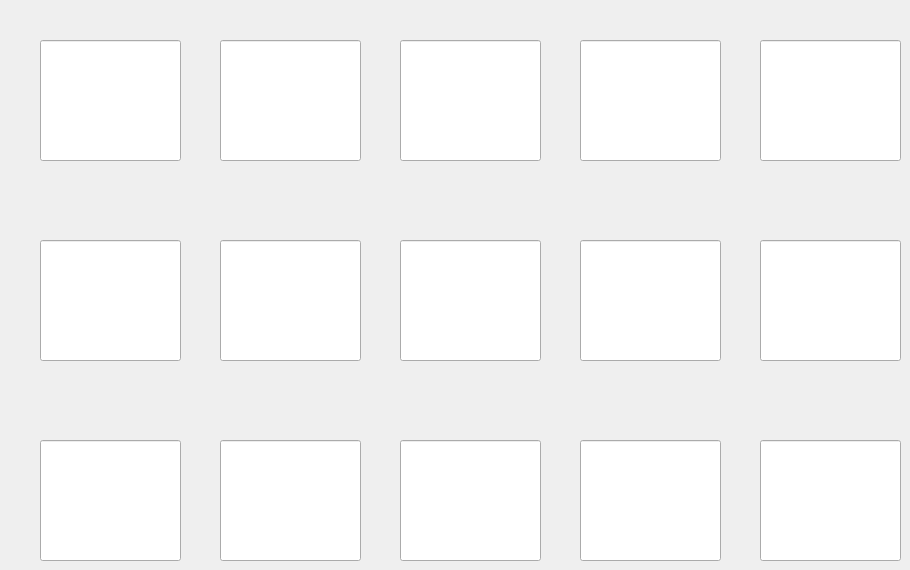
    <widget class="QWidget" name="ThirdPrizePage">
     <widget class="QLineEdit" name="RdPrzLE_0">
      <property name="geometry">
       <rect>
        <x>40</x>
        <y>40</y>
        <width>141</width>
        <height>121</height>
       </rect>
      </property>
      <property name="font">
       <font>
        <family>Adobe Arabic</family>
        <pointsize>36</pointsize>
        <weight>50</weight>
        <bold>false</bold>
       </font>
      </property>
      <property name="alignment">
       <set>Qt::AlignCenter</set>
      </property>
     </widget>
     <widget class="QLineEdit" name="RdPrzLE_1">
      <property name="geometry">
       <rect>
        <x>220</x>
        <y>40</y>
        <width>141</width>
        <height>121</height>
       </rect>
      </property>
      <property name="font">
       <font>
        <family>Adobe Arabic</family>
        <pointsize>36</pointsize>
        <weight>50</weight>
        <bold>false</bold>
       </font>
      </property>
      <property name="alignment">
       <set>Qt::AlignCenter</set>
      </property>
     </widget>
     <widget class="QLineEdit" name="RdPrzLE_2">
      <property name="geometry">
       <rect>
        <x>400</x>
        <y>40</y>
        <width>141</width>
        <height>121</height>
       </rect>
      </property>
      <property name="font">
       <font>
        <family>Adobe Arabic</family>
        <pointsize>36</pointsize>
        <weight>50</weight>
        <bold>false</bold>
       </font>
      </property>
      <property name="alignment">
       <set>Qt::AlignCenter</set>
      </property>
     </widget>
     <widget class="QLineEdit" name="RdPrzLE_3">
      <property name="geometry">
       <rect>
        <x>580</x>
        <y>40</y>
        <width>141</width>
        <height>121</height>
       </rect>
      </property>
      <property name="font">
       <font>
        <family>Adobe Arabic</family>
        <pointsize>36</pointsize>
        <weight>50</weight>
        <bold>false</bold>
       </font>
      </property>
      <property name="alignment">
       <set>Qt::AlignCenter</set>
      </property>
     </widget>
     <widget class="QLineEdit" name="RdPrzLE_4">
      <property name="geometry">
       <rect>
        <x>760</x>
        <y>40</y>
        <width>141</width>
        <height>121</height>
       </rect>
      </property>
      <property name="font">
       <font>
        <family>Adobe Arabic</family>
        <pointsize>36</pointsize>
        <weight>50</weight>
        <bold>false</bold>
       </font>
      </property>
      <property name="alignment">
       <set>Qt::AlignCenter</set>
      </property>
     </widget>
     <widget class="QLineEdit" name="RdPrzLE_5">
      <property name="geometry">
       <rect>
        <x>40</x>
        <y>240</y>
        <width>141</width>
        <height>121</height>
       </rect>
      </property>
      <property name="font">
       <font>
        <family>Adobe Arabic</family>
        <pointsize>36</pointsize>
        <weight>50</weight>
        <bold>false</bold>
       </font>
      </property>
      <property name="alignment">
       <set>Qt::AlignCenter</set>
      </property>
     </widget>
     <widget class="QLineEdit" name="RdPrzLE_10">
      <property name="geometry">
       <rect>
        <x>40</x>
        <y>440</y>
        <width>141</width>
        <height>121</height>
       </rect>
      </property>
      <property name="font">
       <font>
        <family>Adobe Arabic</family>
        <pointsize>36</pointsize>
        <weight>50</weight>
        <bold>false</bold>
       </font>
      </property>
      <property name="alignment">
       <set>Qt::AlignCenter</set>
      </property>
     </widget>
     <widget class="QLineEdit" name="RdPrzLE_6">
      <property name="geometry">
       <rect>
        <x>220</x>
        <y>240</y>
        <width>141</width>
        <height>121</height>
       </rect>
      </property>
      <property name="font">
       <font>
        <family>Adobe Arabic</family>
        <pointsize>36</pointsize>
        <weight>50</weight>
        <bold>false</bold>
       </font>
      </property>
      <property name="alignment">
       <set>Qt::AlignCenter</set>
      </property>
     </widget>
     <widget class="QLineEdit" name="RdPrzLE_7">
      <property name="geometry">
       <rect>
        <x>400</x>
        <y>240</y>
        <width>141</width>
        <height>121</height>
       </rect>
      </property>
      <property name="font">
       <font>
        <family>Adobe Arabic</family>
        <pointsize>36</pointsize>
        <weight>50</weight>
        <bold>false</bold>
       </font>
      </property>
      <property name="alignment">
       <set>Qt::AlignCenter</set>
      </property>
     </widget>
     <widget class="QLineEdit" name="RdPrzLE_8">
      <property name="geometry">
       <rect>
        <x>580</x>
        <y>240</y>
        <width>141</width>
        <height>121</height>
       </rect>
      </property>
      <property name="font">
       <font>
        <family>Adobe Arabic</family>
        <pointsize>36</pointsize>
        <weight>50</weight>
        <bold>false</bold>
       </font>
      </property>
      <property name="alignment">
       <set>Qt::AlignCenter</set>
      </property>
     </widget>
     <widget class="QLineEdit" name="RdPrzLE_11">
      <property name="geometry">
       <rect>
        <x>220</x>
        <y>440</y>
        <width>141</width>
        <height>121</height>
       </rect>
      </property>
      <property name="font">
       <font>
        <family>Adobe Arabic</family>
        <pointsize>36</pointsize>
        <weight>50</weight>
        <bold>false</bold>
       </font>
      </property>
      <property name="alignment">
       <set>Qt::AlignCenter</set>
      </property>
     </widget>
     <widget class="QLineEdit" name="RdPrzLE_12">
      <property name="geometry">
       <rect>
        <x>400</x>
        <y>440</y>
        <width>141</width>
        <height>121</height>
       </rect>
      </property>
      <property name="font">
       <font>
        <family>Adobe Arabic</family>
        <pointsize>36</pointsize>
        <weight>50</weight>
        <bold>false</bold>
       </font>
      </property>
      <property name="alignment">
       <set>Qt::AlignCenter</set>
      </property>
     </widget>
     <widget class="QLineEdit" name="RdPrzLE_13">
      <property name="geometry">
       <rect>
        <x>580</x>
        <y>440</y>
        <width>141</width>
        <height>121</height>
       </rect>
      </property>
      <property name="font">
       <font>
        <family>Adobe Arabic</family>
        <pointsize>36</pointsize>
        <weight>50</weight>
        <bold>false</bold>
       </font>
      </property>
      <property name="alignment">
       <set>Qt::AlignCenter</set>
      </property>
     </widget>
     <widget class="QLineEdit" name="RdPrzLE_14">
      <property name="geometry">
       <rect>
        <x>760</x>
        <y>440</y>
        <width>141</width>
        <height>121</height>
       </rect>
      </property>
      <property name="font">
       <font>
        <family>Adobe Arabic</family>
        <pointsize>36</pointsize>
        <weight>50</weight>
        <bold>false</bold>
       </font>
      </property>
      <property name="alignment">
       <set>Qt::AlignCenter</set>
      </property>
     </widget>
     <widget class="QLineEdit" name="RdPrzLE_9">
      <property name="geometry">
       <rect>
        <x>760</x>
        <y>240</y>
        <width>141</width>
        <height>121</height>
       </rect>
      </property>
      <property name="font">
       <font>
        <family>Adobe Arabic</family>
        <pointsize>36</pointsize>
        <weight>50</weight>
        <bold>false</bold>
       </font>
      </property>
      <property name="alignment">
       <set>Qt::AlignCenter</set>
      </property>
     </widget>
    </widget>
